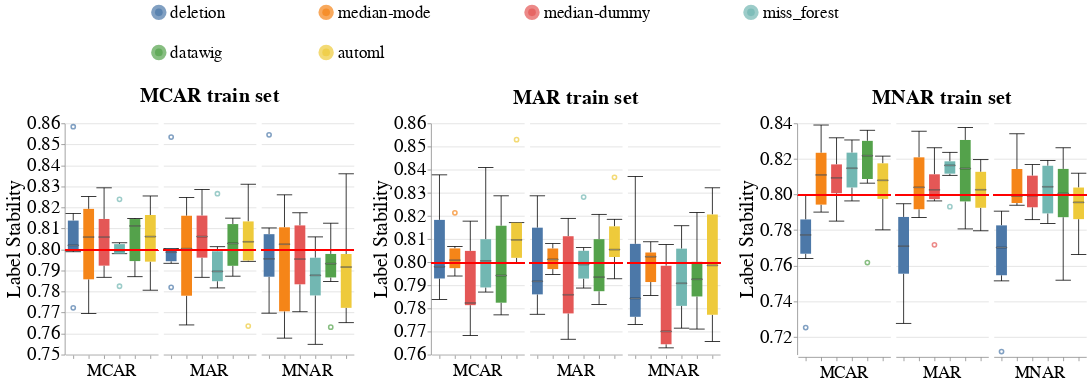

This figure's notebook cell:
### Code cell
create_box_plots_for_diff_imputers_v2(dataset_name=DATASET_NAME,
                                      model_name='rf_clf',
                                      metric_name='label_stability',
                                      db_client=db_client)
